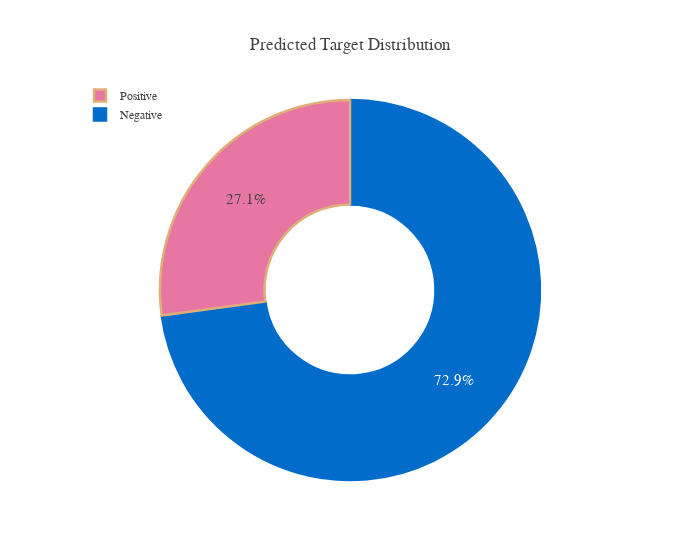

Here is the notebook cell this chart was saved with:
### Code cell
# test_df = pd.DataFrame({Config.row_id: test[Config.row_id], 'prediction': test_predictions})

df = pd.DataFrame(data={'Target':test_df[Config.target].apply(lambda x: 1 if x>0.25 else 0)})
df = df.Target.value_counts(normalize=True)
df.rename(index={1:'Positive', 0:'Negative'}, inplace=True)

pal, color=['#016CC9','#DEB078'], ['#8DBAE2','#EDD3B3']
fig=go.Figure()

fig.add_trace(go.Pie(labels=df.index, values=df*100, hole=.45,
                     showlegend=True,sort=False,
                     marker=dict(colors=color_palette['Bin'],line=dict(color=pal,width=2.5)),
                     hovertemplate = "%{label}: %{value:.2f}%<extra></extra>"))

fig.update_layout(template=plotly_template, title='Predicted Target Distribution',
                  legend=dict(traceorder='reversed',y=1.05,x=0),
                  uniformtext_minsize=15, uniformtext_mode='hide',width=700)
fig.show()

### Figure 1 — Plotly figure (JSON) as saved in the notebook; plotly's stock layout.template omitted (floating-point values rounded to 4 significant figures)
{"data": [{"hole": 0.45, "hovertemplate": "%{label}: %{value:.2f}%<extra></extra>", "labels": ["Negative", "Positive"], "marker": {"colors": ["#016CC9", "#E876A3"], "line": {"color": ["#016CC9", "#DEB078"], "width": 2.5}}, "showlegend": true, "sort": false, "type": "pie", "values": [72.86, 27.14]}], "layout": {"legend": {"traceorder": "reversed", "x": 0, "y": 1.05}, "title": {"text": "Predicted Target Distribution"}, "uniformtext": {"minsize": 15, "mode": "hide"}, "width": 700}}
